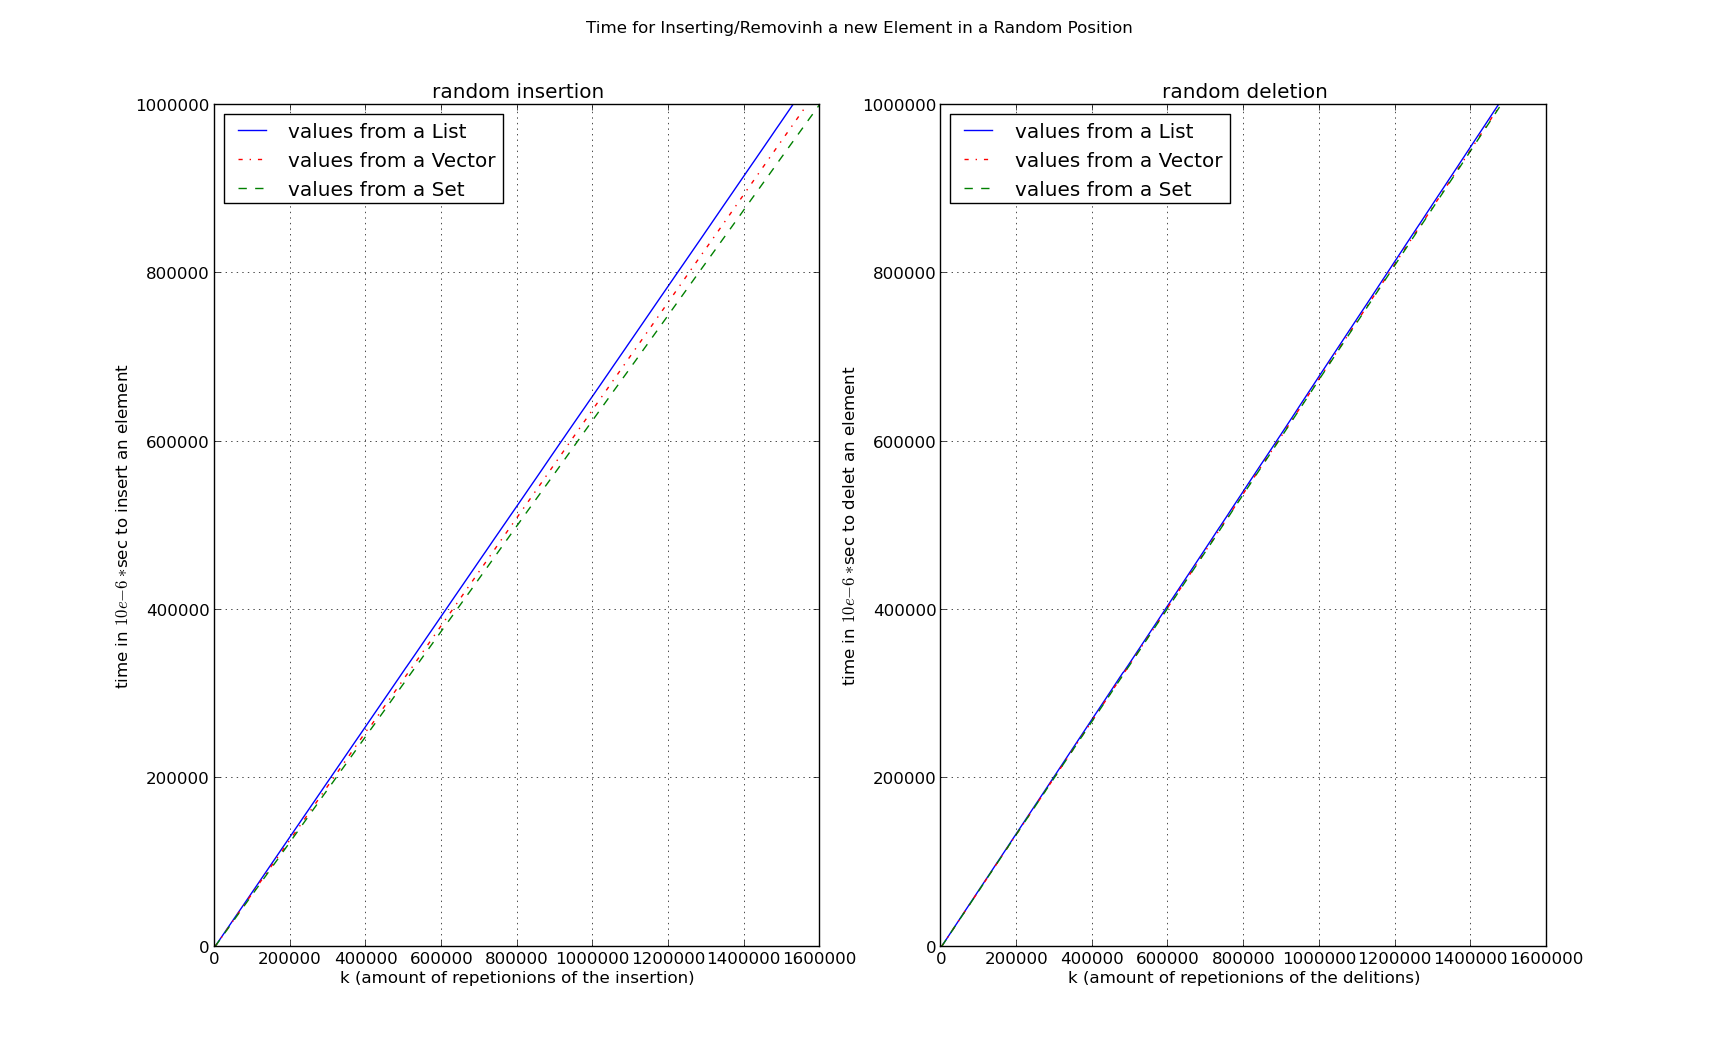

The Python source for this figure:
"""benchmarking.py
    TASK:       Generate a plot form the Data file times.dat
"""
__author__ = "Marion Baumgartner ([email redacted])"
__date__ = "$Date: 12/11/2012 $"


from numpy import *
import matplotlib.pyplot as plt
#from matplotlib.ticker import LogLocator

inList, rmList, inVec, rmVec, inSet, rmSet = loadtxt('times.dat', unpack=True)

for i in range(1,len(inList)):
    inList[i]+=inList[i-1]
    rmList[i]+=rmList[i-1]
    
    inVec[i]+=inVec[i-1]
    rmVec[i]+=rmVec[i-1]
    
    inSet[i]+=inSet[i-1]
    rmSet[i]+=rmSet[i-1]
    

fig = plt.figure(1, [5,4])
ax = fig.add_subplot(121)
ay = fig.add_subplot(122)

plt.suptitle("Time for Inserting/Removinh a new Element in a Random Position")

ax.plot(inList,range(len(inList)),"b-",label=r'values from a List')
ax.plot(inVec,range(len(inList)),"r-.",label=r'values from a Vector')
ax.plot(inSet,range(len(inList)),linestyle='--', color='g',label=r'values from a Set')


ay.plot(rmList,range(len(rmList)),"b-",label=r'values from a List')
ay.plot(rmVec,range(len(rmList)),"r-.",label=r'values from a Vector')
ay.plot(rmSet,range(len(rmList)),linestyle='--', color='g',label=r'values from a Set')



# This is default, so play with it
ax.legend(loc='upper left')
ay.legend(loc='upper left')
#ax.set_xscale('log',basex=2)
ax.grid(True)
ay.grid(True)

xLabel = ax.set_xlabel("k (amount of repetionions of the insertion)")
yLabel = ax.set_ylabel("time in $10e-6*$sec to insert an element")
title = ax.set_title("random insertion")

xLabel = ay.set_xlabel("k (amount of repetionions of the delitions)")
yLabel = ay.set_ylabel("time in $10e-6*$sec to delet an element")
title = ay.set_title("random deletion")


#ax.xaxis.set_major_locator(LogLocator(base = 2.0))
#plt.savefig("BenchmarkingInsert.png")
plt.show()
